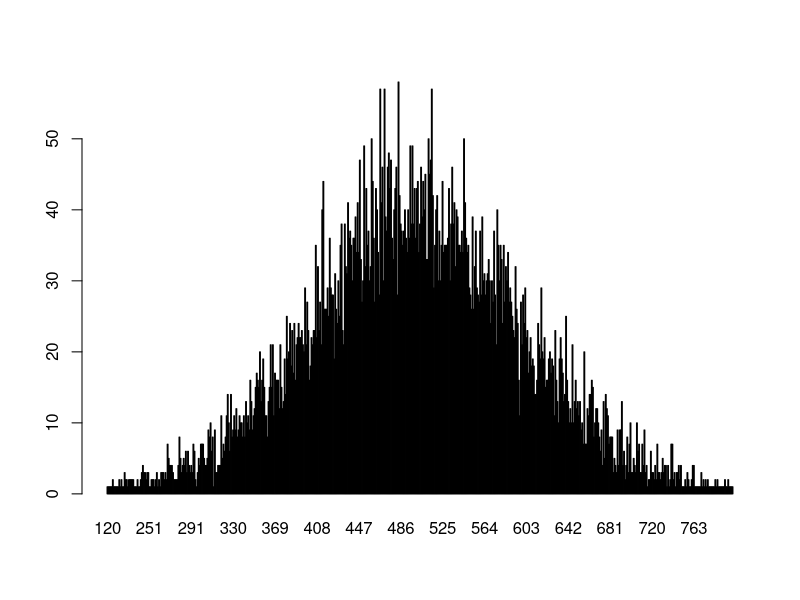

Recreate this plot in R.
n <- floor(rnorm(10000, 500, 100))
t <- table(n)
barplot(t)

x <- 10
y <- 1:4
z <- 2:5

print(y * z) # multiplication
print(c(y, z)) # concatenation
print(c(1:3, c(4:6, 7:10))) # recursive execution

x <- 1:3 ; print(rep(x, 2)) # repetition
y <- 1:3 ; print(rep(y, c(1, 3, 2)))
print(sum(rep(x, 2)))
